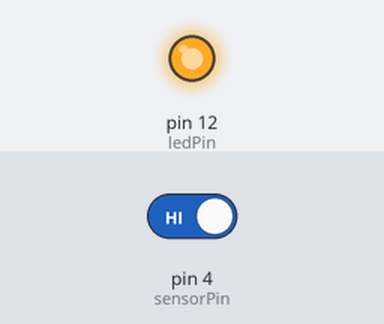
The sketch below on a simulated Arduino Uno, built with avr-gcc and run on an emulated ATmega328P. Shown: output pins drawn as LEDs (lit = HIGH). Inputs (shaded band) come from the test bench; at power-on: pin 4 (sensorPin) HIGH. What the sketch prints to the serial monitor is not drawn.

Above: at 0.1 s.
Timing chart, 0 to 1.6 s (numbered marks = the images above):
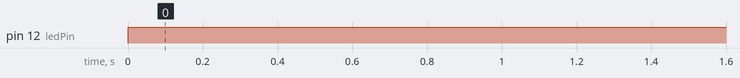

The sketch:

001_tilt_sensor_turns_on_the_lamp_v1.ino
```cpp
/*
 * Этот код демонстрирует работу с датчиком наклона и светодиодом.
 * При изменении состояния датчика светодиод включается или выключается.
 * Также реализована защита от дребезга контактов.
 */

int ledPin = 12;         // Пин, к которому подключен светодиод
int sensorPin = 4;       // Пин, к которому подключен датчик наклона
int sensorValue;         // Переменная для хранения текущего значения с датчика
int lastTiltState = HIGH;   // Переменная для хранения предыдущего состояния датчика

// Переменные для устранения дребезга контактов
long lastDebounceTime = 0;  // Время последнего изменения состояния датчика
long debounceDelay = 50;    // Время задержки для устранения дребезга (в миллисекундах)

void setup() {
  pinMode(sensorPin, INPUT);       // Настраиваем пин датчика как вход
  digitalWrite(sensorPin, HIGH);   // Включаем внутренний подтягивающий резистор
  pinMode(ledPin, OUTPUT);         // Настраиваем пин светодиода как выход
  Serial.begin(9600);              // Инициализируем последовательное соединение для отладки
}

void loop() {
  sensorValue = digitalRead(sensorPin);  // Читаем текущее состояние датчика

  // Если состояние датчика изменилось (например, из-за наклона или шума)
  if (sensorValue != lastTiltState) {
    lastDebounceTime = millis();  // Сбрасываем таймер устранения дребезга
  }

  // Если прошло достаточно времени с момента последнего изменения состояния
  if ((millis() - lastDebounceTime) > debounceDelay) {
    // Фиксируем текущее состояние датчика как устойчивое
    lastTiltState = sensorValue;
  }

  // Устанавливаем состояние светодиода в соответствии с текущим состоянием датчика
  digitalWrite(ledPin, lastTiltState);

  // Выводим значение датчика в монитор последовательного порта для отладки
  Serial.println(sensorValue);

  delay(500);  // Небольшая задержка для стабилизации
}
```

Measured:
- by itself, pin 12 (ledPin): LOW → HIGH at 0.00 s
